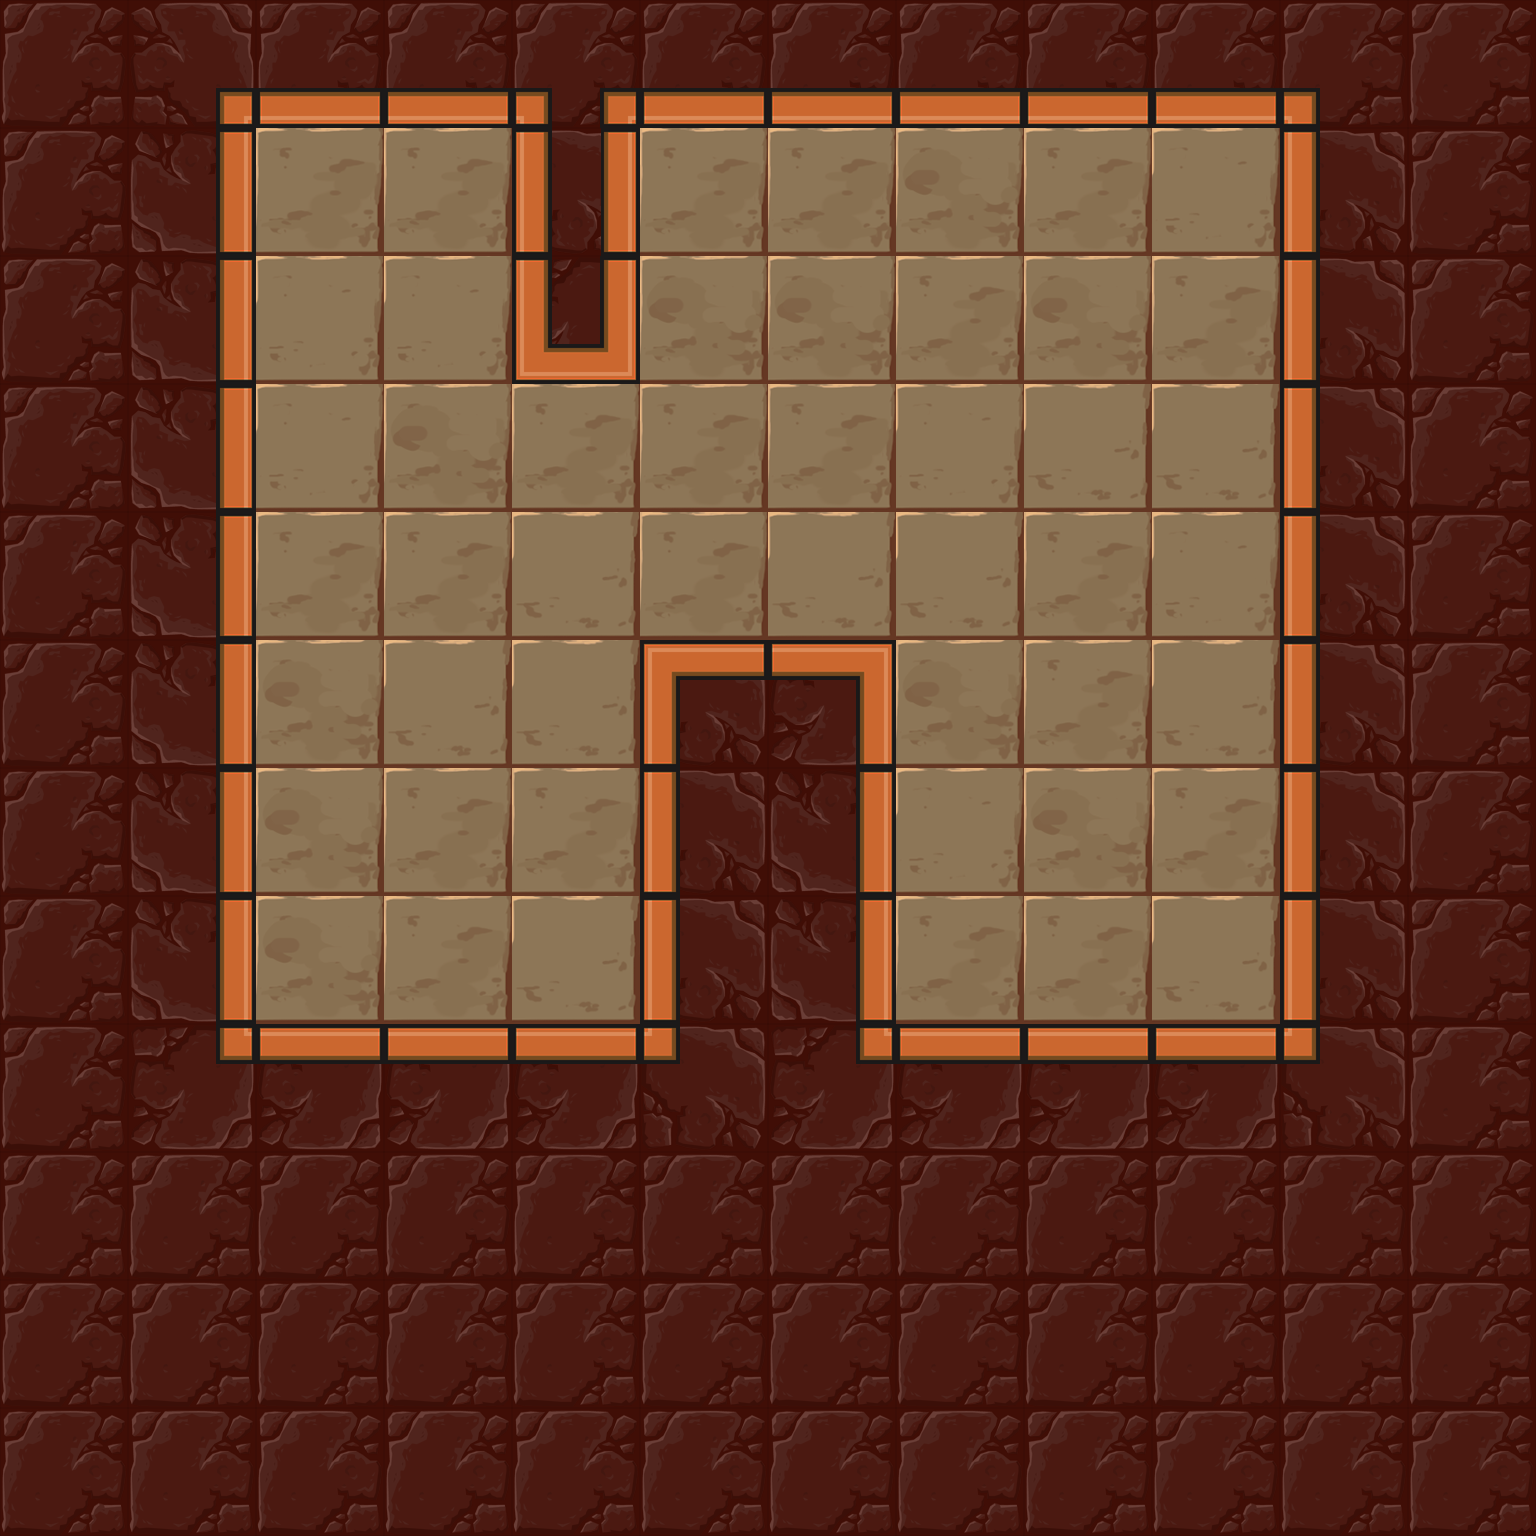

A level layout from a 2D game, rendered from its tile map. Below: a short description, then the map file with tile-grid data replaced by summaries:
An orthogonal 12x12 tile map with 128x128 px tiles, 3 tile layers (Floor, Holes, Walls), 6 tilesets and 7 objects (3x mirror, lightOrb, lightSwitch, player_start, exit).

<map version="1.0" orientation="orthogonal" renderorder="right-down" width="12" height="12" tilewidth="128" tileheight="128" nextobjectid="59">
 <tileset firstgid="1" name="walls" tilewidth="128" tileheight="128" tilecount="50">
  <image source="../images/beta/wallSheet.png" width="640" height="1280" />
 </tileset>
 <tileset firstgid="51" name="lightOrbs" tilewidth="128" tileheight="128" tilecount="50">
  <image source="../images/beta/lightSheet.png" width="640" height="1280" />
 </tileset>
 <tileset firstgid="101" name="exit" tilewidth="128" tileheight="128" tilecount="1">
  <image source="../images/beta/gate_closed.png" width="128" height="128" />
 </tileset>
 <tileset firstgid="102" name="floors" tilewidth="128" tileheight="128" tilecount="4">
  <image source="../images/beta/floor_sheet.png" width="512" height="128" />
 </tileset>
 <tileset firstgid="106" name="holes" tilewidth="128" tileheight="128" tilecount="18">
  <image source="../images/beta/hole_sheet.png" width="768" height="384" />
 </tileset>
 <tileset firstgid="124" name="mirrors" tilewidth="128" tileheight="128" tilecount="1">
  <image source="../images/beta/mirror_1.png" width="128" height="128" />
 </tileset>
 <layer name="Floor" width="12" height="12">
  <properties>
   <property name="tileset" value="floors" />
  </properties>
  <data>[144 cells, 48 non-empty, 4 distinct tile ids]</data>
 </layer>
 <layer name="Holes" width="12" height="12">
  <properties>
   <property name="tileset" value="holes" />
  </properties>
  <data>[144 cells, 0 non-empty, 0 distinct tile ids]</data>
 </layer>
 <layer name="Walls" width="12" height="12">
  <properties>
   <property name="tileset" value="walls" />
  </properties>
  <data>[144 cells, 96 non-empty, 14 distinct tile ids]</data>
 </layer>
 <objectgroup name="Objects" />
 <objectgroup name="Mirrors">
  <object id="48" type="mirror" gid="124" x="384" y="256" width="128" height="128">
   <properties>
    <property name="sides" value="1" />
   </properties>
  </object>
  <object id="52" type="mirror" gid="2147483772" x="512" y="640" width="128" height="128">
   <properties>
    <property name="sides" value="1" />
   </properties>
  </object>
  <object id="58" type="mirror" gid="124" x="1024" y="512" width="128" height="128">
   <properties>
    <property name="sides" value="1" />
   </properties>
  </object>
 </objectgroup>
 <objectgroup name="Light">
  <object id="43" type="lightOrb" gid="51" x="256" y="1024" width="128" height="128">
   <properties>
    <property name="direction" value="1" />
   </properties>
  </object>
  <object id="44" type="lightSwitch" gid="52" x="1152" y="896" width="128" height="128" />
 </objectgroup>
 <objectgroup color="#141ba4" name="player_start" opacity="0.34">
  <object id="45" type="player_start" x="512" y="896" width="128" height="128" />
 </objectgroup>
 <objectgroup color="#71a400" name="Exit">
  <object id="47" type="exit" gid="101" x="1024" y="256" width="128" height="128" />
 </objectgroup>
</map>
